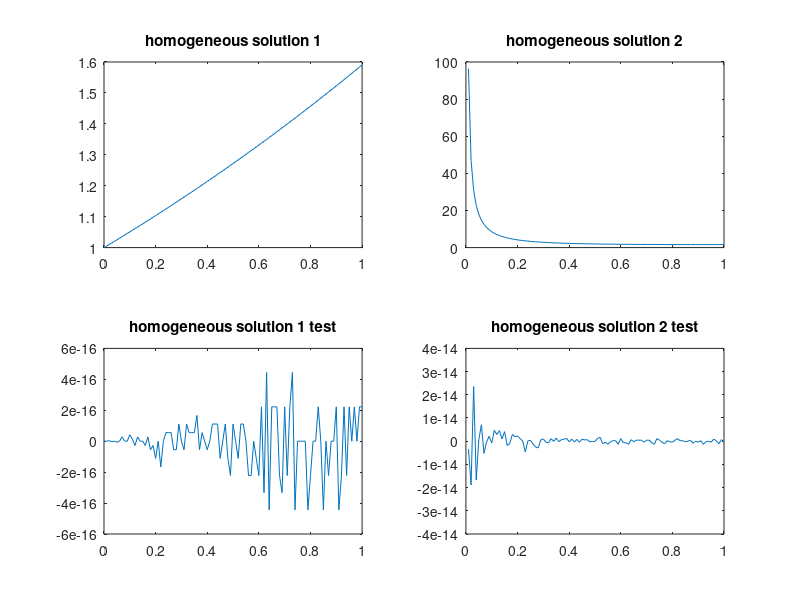
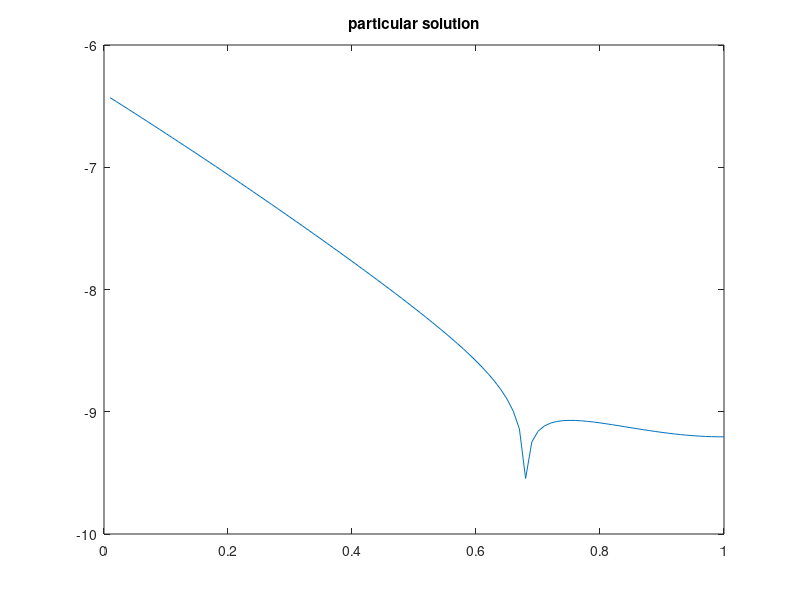

MATLAB code to generate these figures, in order:
N = 50;
beta = 2;

a = zeros(N+1,1);
for i=1:N+1
    a(i) = 1/(factorial(i)*factorial(i-1));
end

b = zeros(N+1,1);
b(1) = 1;
b(2) = 1;
for i=3:N+1
    b(i) = (b(i-1) - (2*i-3)*a(i-1))/((i-1)*(i-2));
end

dx = .01;
x = 0:dx:1;

y1 = a(1);
for i=1:N
    y1 = y1 + a(i+1)*x.^i;
end
y1p = a(2);
for i=2:N
    y1p = y1p + a(i+1)*i*x.^(i-1);
end
y1pp = 2*a(3);
for i=3:N
    y1pp = y1pp + a(i+1)*i*(i-1)*x.^(i-2);
end

test1 = (x.^2).*y1pp + (2*x).*y1p - (x).*y1;

y2 = y1.*log(x);
for i=0:N
    y2 = y2 + b(i+1)*x.^(i-1);
end

y2p = y1p.*log(x) + y1./x - b(1)./(x.^2);
for i=1:N
    y2p = y2p + b(i+1)*(i-1)*x.^(i-2);
end

y2pp =y1pp.*log(x) + 2*y1p./x - y1./(x.^2) + 2*b(1)./(x.^3);
for i=2:N
    y2pp = y2pp + b(i+1)*(i-2)*(i-1)*x.^(i-3);
end

test2 = (x.^2).*y2pp + (2*x).*y2p - (x).*y2;

f = x.^beta;

f1 = (x.^2).*y2.*f./(y1p.*y2+y1.*y2p);
F1 = zeros(size(x));
F1(1) = 0;
for i=2:length(x)
    F1(i) = dot(f1(2:i),dx*ones(i-1,1));
end

f2 = (x.^2).*y1.*f./(y1p.*y2+y1.*y2p);
F2 = zeros(size(x));
F2(1) = 0;
for i=2:length(x)
    F2(i) = dot(f2(2:i),dx*ones(i-1,1));
end

C1 = (y1p(end)*F1(end) + y2p(end)*F2(end) + y1(end)*f1(end) + y2(end)*f2(end))/y1p(end);

y = y1.*(F1 - C1) +y2.*F2;

figure, clf
subplot(2,2,1)
plot(x,y1)
title('homogeneous solution 1')
subplot(2,2,2)
plot(x,y2)
title('homogeneous solution 2')
subplot(2,2,3)
plot(x,test1)
title('homogeneous solution 1 test')
subplot(2,2,4)
plot(x,test2)
title('homogeneous solution 2 test')
figure, clf
plot(x,y)
title('particular solution')